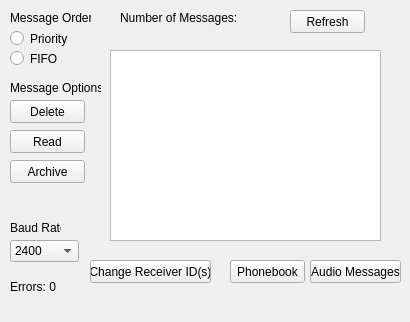
<?xml version="1.0" encoding="UTF-8"?>
<ui version="4.0">
 <class>ReceiverWindow</class>
 <widget class="QMainWindow" name="ReceiverWindow">
  <property name="geometry">
   <rect>
    <x>0</x>
    <y>0</y>
    <width>410</width>
    <height>322</height>
   </rect>
  </property>
  <property name="windowTitle">
   <string>Paging Receiver</string>
  </property>
  <widget class="QWidget" name="centralwidget">
   <widget class="QRadioButton" name="priorityRdoBtn">
    <property name="geometry">
     <rect>
      <x>10</x>
      <y>30</y>
      <width>61</width>
      <height>17</height>
     </rect>
    </property>
    <property name="text">
     <string>Priority</string>
    </property>
    <attribute name="buttonGroup">
     <string>msgOrderGrp</string>
    </attribute>
   </widget>
   <widget class="QRadioButton" name="fifoRdoBtn">
    <property name="geometry">
     <rect>
      <x>10</x>
      <y>50</y>
      <width>51</width>
      <height>17</height>
     </rect>
    </property>
    <property name="text">
     <string>FIFO</string>
    </property>
    <attribute name="buttonGroup">
     <string>msgOrderGrp</string>
    </attribute>
   </widget>
   <widget class="QLabel" name="msOrderLbl">
    <property name="geometry">
     <rect>
      <x>10</x>
      <y>10</y>
      <width>81</width>
      <height>16</height>
     </rect>
    </property>
    <property name="text">
     <string>Message Order</string>
    </property>
   </widget>
   <widget class="QPushButton" name="deleteBtn">
    <property name="geometry">
     <rect>
      <x>10</x>
      <y>100</y>
      <width>75</width>
      <height>23</height>
     </rect>
    </property>
    <property name="text">
     <string>Delete</string>
    </property>
   </widget>
   <widget class="QPushButton" name="readBtn">
    <property name="geometry">
     <rect>
      <x>10</x>
      <y>130</y>
      <width>75</width>
      <height>23</height>
     </rect>
    </property>
    <property name="text">
     <string>Read</string>
    </property>
   </widget>
   <widget class="QLabel" name="msgOptionsLbl">
    <property name="geometry">
     <rect>
      <x>10</x>
      <y>80</y>
      <width>91</width>
      <height>16</height>
     </rect>
    </property>
    <property name="text">
     <string>Message Options</string>
    </property>
   </widget>
   <widget class="QPushButton" name="archiveBtn">
    <property name="geometry">
     <rect>
      <x>10</x>
      <y>160</y>
      <width>75</width>
      <height>23</height>
     </rect>
    </property>
    <property name="text">
     <string>Archive</string>
    </property>
   </widget>
   <widget class="QLabel" name="msgNumLbl">
    <property name="geometry">
     <rect>
      <x>120</x>
      <y>10</y>
      <width>121</width>
      <height>16</height>
     </rect>
    </property>
    <property name="text">
     <string>Number of Messages: 0</string>
    </property>
   </widget>
   <widget class="QPushButton" name="refreshBtn">
    <property name="geometry">
     <rect>
      <x>290</x>
      <y>10</y>
      <width>75</width>
      <height>23</height>
     </rect>
    </property>
    <property name="text">
     <string>Refresh</string>
    </property>
   </widget>
   <widget class="QPushButton" name="phoneBookBtn">
    <property name="geometry">
     <rect>
      <x>230</x>
      <y>260</y>
      <width>75</width>
      <height>23</height>
     </rect>
    </property>
    <property name="text">
     <string>Phonebook</string>
    </property>
   </widget>
   <widget class="QPushButton" name="audioBtn">
    <property name="geometry">
     <rect>
      <x>310</x>
      <y>260</y>
      <width>91</width>
      <height>23</height>
     </rect>
    </property>
    <property name="text">
     <string>Audio Messages</string>
    </property>
   </widget>
   <widget class="QLabel" name="errorLbl">
    <property name="geometry">
     <rect>
      <x>10</x>
      <y>280</y>
      <width>46</width>
      <height>13</height>
     </rect>
    </property>
    <property name="text">
     <string>Errors: 0</string>
    </property>
   </widget>
   <widget class="QComboBox" name="baudRateCmb">
    <property name="geometry">
     <rect>
      <x>10</x>
      <y>240</y>
      <width>69</width>
      <height>22</height>
     </rect>
    </property>
    <item>
     <property name="text">
      <string>2400</string>
     </property>
    </item>
    <item>
     <property name="text">
      <string>4800</string>
     </property>
    </item>
    <item>
     <property name="text">
      <string>9600</string>
     </property>
    </item>
    <item>
     <property name="text">
      <string>19200</string>
     </property>
    </item>
    <item>
     <property name="text">
      <string>38400</string>
     </property>
    </item>
    <item>
     <property name="text">
      <string>57600</string>
     </property>
    </item>
    <item>
     <property name="text">
      <string>115200</string>
     </property>
    </item>
   </widget>
   <widget class="QLabel" name="baudRateLbl">
    <property name="geometry">
     <rect>
      <x>10</x>
      <y>220</y>
      <width>51</width>
      <height>16</height>
     </rect>
    </property>
    <property name="text">
     <string>Baud Rate</string>
    </property>
   </widget>
   <widget class="QPushButton" name="pushButton">
    <property name="geometry">
     <rect>
      <x>90</x>
      <y>260</y>
      <width>121</width>
      <height>23</height>
     </rect>
    </property>
    <property name="text">
     <string>Change Receiver ID(s)</string>
    </property>
   </widget>
   <widget class="QTextEdit" name="msgTxt">
    <property name="geometry">
     <rect>
      <x>110</x>
      <y>50</y>
      <width>271</width>
      <height>191</height>
     </rect>
    </property>
    <property name="readOnly">
     <bool>true</bool>
    </property>
   </widget>
  </widget>
  <widget class="QMenuBar" name="menubar">
   <property name="geometry">
    <rect>
     <x>0</x>
     <y>0</y>
     <width>410</width>
     <height>21</height>
    </rect>
   </property>
  </widget>
 </widget>
 <resources/>
 <connections/>
 <buttongroups>
  <buttongroup name="msgOrderGrp"/>
 </buttongroups>
</ui>
